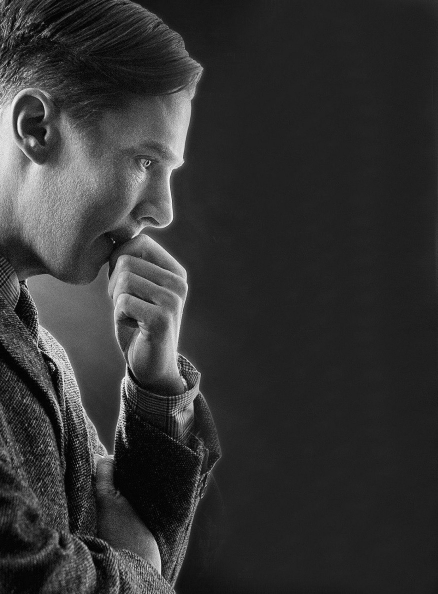
#> input picture CodeTesting/PythonFormatTransfer/DFT/turing.jpeg, 875 x 1188 px (shown at 1/2 size)
$ python DFT_imgFix.py
#> lines starting #> are read from the running program, lines starting #| are printed output that depends on the picture; pictures that were not available may be replaced by others from this repository, and a replacement may not be noted
import numpy as np
import cv2
import matplotlib.pyplot as plt

# Press the green button in the gutter to run the script.
if __name__ == '__main__':

    img = cv2.imread('./turing.jpeg', 0)
#> img is the input picture: shape (1188, 875); min 0, max 255, mean 51
    freq = np.fft.fft2(img)
    freq_shift = np.fft.fftshift(freq)
    magnitude_spectrum = 20 * np.log(np.abs(freq_shift))
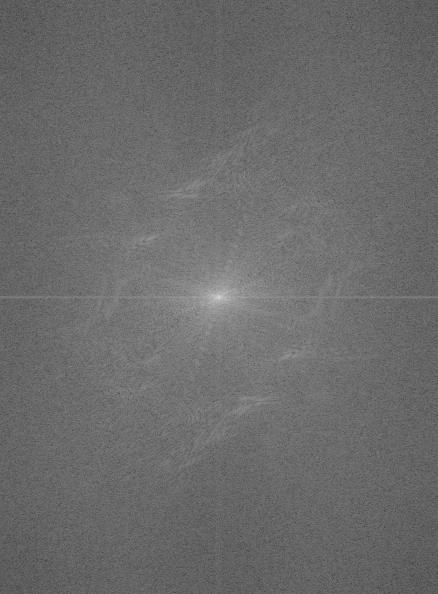
#> magnitude_spectrum: shape (1188, 875) float64 (shown at 1/2 size); min 56.35, max 355.7, mean 182.3; drawn with min black and max white

    rotate_img = cv2.imread('./turing_rotate.jpeg', 0)
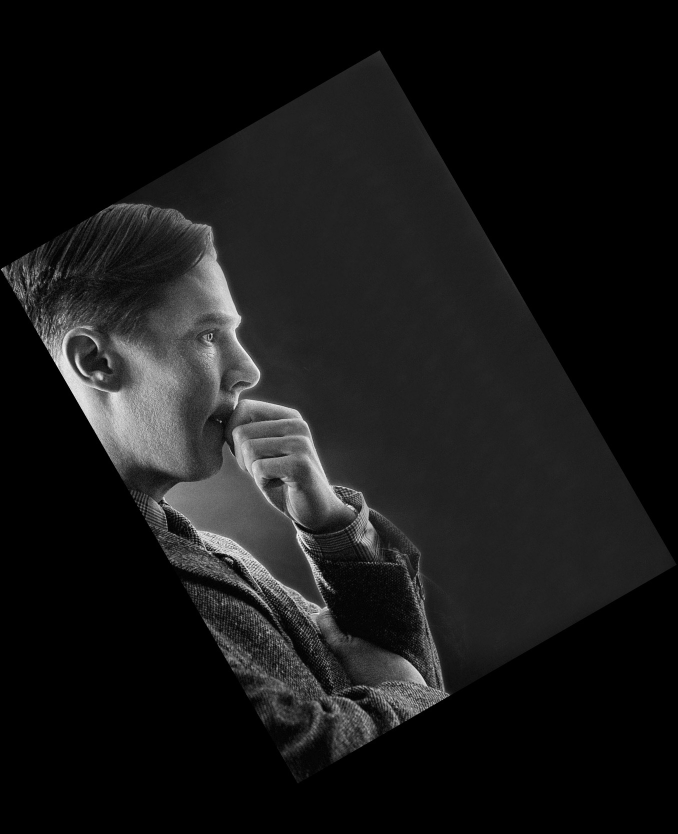
#> input picture CodeTesting/PythonFormatTransfer/DFT/turing_rotate.jpg, 1355 x 1668 px, given in place of turing_rotate.jpeg, which was not available (shown at 1/2 size)
#> rotate_img is the input picture: shape (1668, 1355); min 0, max 255, mean 23.4
    rotate_freq = np.fft.fft2(rotate_img)
    rotate_freq_shift = np.fft.fftshift(rotate_freq)
    rotate_magnitude_spectrum = 20 * np.log(np.abs(rotate_freq_shift))
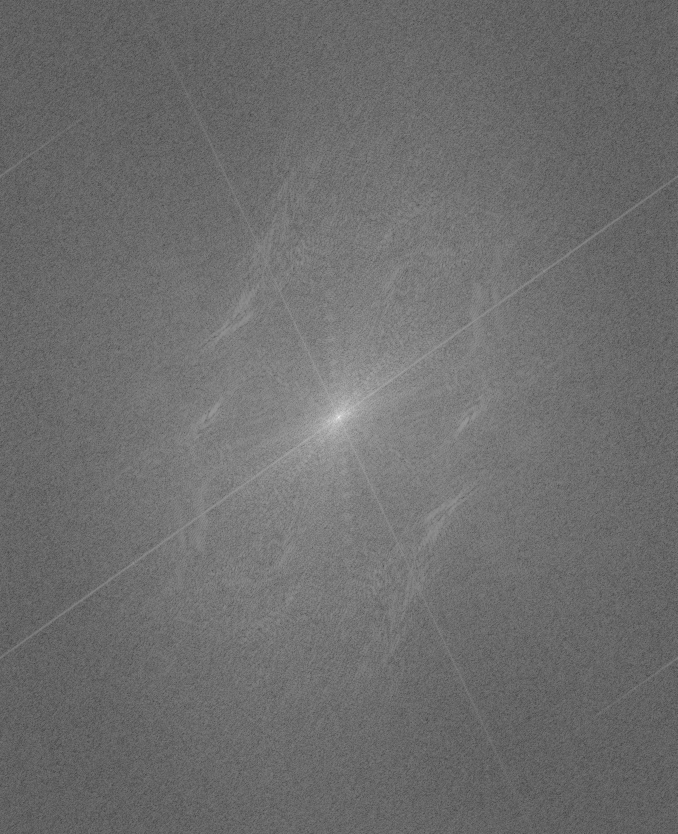
#> rotate_magnitude_spectrum: shape (1668, 1355) float64 (shown at 1/2 size); min 37, max 355.7, mean 174.5; drawn with min black and max white

    # 將 array 畫成圖像
    plt.figure(figsize=(20, 10))
    plt.subplot(221), plt.imshow(img, cmap='gray')
    plt.title('Input Image'), plt.xticks([]), plt.yticks([])
    plt.subplot(222), plt.imshow(magnitude_spectrum, cmap='gray')  # 將頻譜畫成圖，方便解讀頻率域資訊
    plt.title('Magnitude Spectrum'), plt.xticks([]), plt.yticks([])
    plt.subplot(223), plt.imshow(rotate_img, cmap='gray')
    plt.title('Input rotate Image'), plt.xticks([]), plt.yticks([])
    plt.subplot(224), plt.imshow(rotate_magnitude_spectrum, cmap='gray')  # 將頻譜畫成圖，方便解讀頻率域資訊
    plt.title('Rotate Magnitude Spectrum'), plt.xticks([]), plt.yticks([])

    # 儲存圖像
    plt.savefig('./Result.png', bbox_inches='tight', dpi=300)
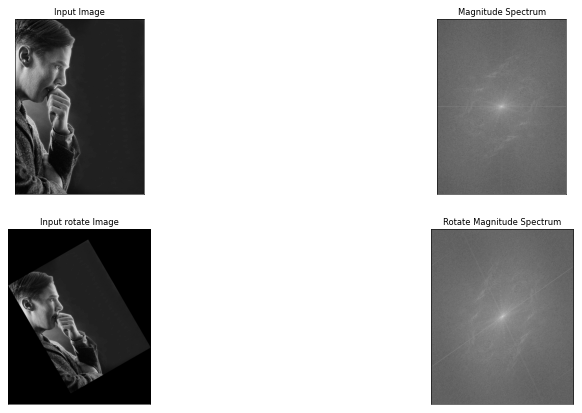
#> figure drawn by matplotlib, 4 panels
